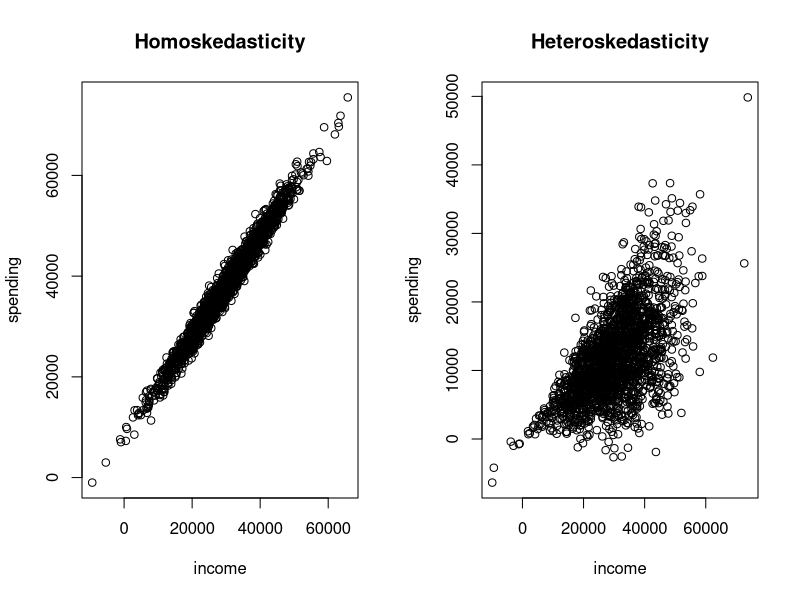

Reproduce this figure in R.
setwd('~/Documents/Academia/Teaching/TCD/2015-HT/PO7005_Quantitative_Methods_II/Lectures/lecture4/')
pdf('homosk.pdf')
par(mfrow=c(1,2))
n <- 2000
#Heteroskedasticity
income <- rnorm(n, mean = 30000, sd=10000)
spending <- income +(0.8)*rnorm(n, mean=10000, sd=2000)
plot(income, spending, main='Homoskedasticity')
# Now compare the variance at the bottom of the income scale to the top
var(spending[income > mean(income)]) 
var(spending[income < mean(income)])
# Not really different.

#Homoskedasticity
income <- rnorm(n, mean = 30000, sd=10000)
spending <- income *(0.8)*rnorm(n, mean=0.5, sd=0.2)
plot(income, spending, main='Heteroskedasticity')
# Now compare the variance at the bottom of the income scale to the top
var(spending[income > mean(income)]) 
var(spending[income < mean(income)])
# very different
dev.off()



